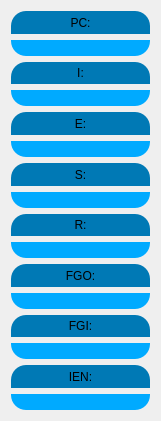
   <widget class="QWidget" name="verticalLayoutWidget_2">
    <property name="geometry">
     <rect>
      <x>900</x>
      <y>30</y>
      <width>161</width>
      <height>421</height>
     </rect>
    </property>
    <layout class="QVBoxLayout" name="verticalLayout_4">
     <item>
      <widget class="QLabel" name="label">
       <property name="styleSheet">
        <string notr="true">background-color: rgb(0, 121, 181);
border-top-left-radius: 15%;
border-top-right-radius: 15%;
width: 10px;
height: 10px;</string>
       </property>
       <property name="text">
        <string>PC:</string>
       </property>
       <property name="alignment">
        <set>Qt::AlignCenter</set>
       </property>
      </widget>
     </item>
     <item>
      <widget class="QLineEdit" name="pc_line">
       <property name="minimumSize">
        <size>
         <width>5</width>
         <height>0</height>
        </size>
       </property>
       <property name="styleSheet">
        <string notr="true">background-color: rgb(0, 170, 255);
border-bottom-left-radius: 15%;
border-bottom-right-radius: 15%;</string>
       </property>
       <property name="text">
        <string/>
       </property>
       <property name="alignment">
        <set>Qt::AlignCenter</set>
       </property>
       <property name="readOnly">
        <bool>true</bool>
       </property>
      </widget>
     </item>
     <item>
      <widget class="QLabel" name="label_12">
       <property name="styleSheet">
        <string notr="true">background-color: rgb(0, 121, 181);
border-top-left-radius: 15%;
border-top-right-radius: 15%;
width: 10px;
height: 10px;</string>
       </property>
       <property name="text">
        <string>I:</string>
       </property>
       <property name="alignment">
        <set>Qt::AlignCenter</set>
       </property>
      </widget>
     </item>
     <item>
      <widget class="QLineEdit" name="i_line">
       <property name="styleSheet">
        <string notr="true">background-color: rgb(0, 170, 255);
border-bottom-left-radius: 15%;
border-bottom-right-radius: 15%;</string>
       </property>
       <property name="alignment">
        <set>Qt::AlignCenter</set>
       </property>
       <property name="readOnly">
        <bool>true</bool>
       </property>
      </widget>
     </item>
     <item>
      <widget class="QLabel" name="label_10">
       <property name="enabled">
        <bool>true</bool>
       </property>
       <property name="styleSheet">
        <string notr="true">background-color: rgb(0, 121, 181);
border-top-left-radius: 15%;
border-top-right-radius: 15%;
width: 10px;
height: 10px;</string>
       </property>
       <property name="text">
        <string>E:</string>
       </property>
       <property name="alignment">
        <set>Qt::AlignCenter</set>
       </property>
      </widget>
     </item>
     <item>
      <widget class="QLineEdit" name="e_line">
       <property name="styleSheet">
        <string notr="true">background-color: rgb(0, 170, 255);
border-bottom-left-radius: 15%;
border-bottom-right-radius: 15%;</string>
       </property>
       <property name="alignment">
        <set>Qt::AlignCenter</set>
       </property>
       <property name="readOnly">
        <bool>true</bool>
       </property>
      </widget>
     </item>
     <item>
      <widget class="QLabel" name="label_11">
       <property name="styleSheet">
        <string notr="true">background-color: rgb(0, 121, 181);
border-top-left-radius: 15%;
border-top-right-radius: 15%;
width: 10px;
height: 10px;</string>
       </property>
       <property name="text">
        <string>S:</string>
       </property>
       <property name="alignment">
        <set>Qt::AlignCenter</set>
       </property>
      </widget>
     </item>
     <item>
      <widget class="QLineEdit" name="s_line">
       <property name="styleSheet">
        <string notr="true">background-color: rgb(0, 170, 255);
border-bottom-left-radius: 15%;
border-bottom-right-radius: 15%;</string>
       </property>
       <property name="alignment">
        <set>Qt::AlignCenter</set>
       </property>
       <property name="readOnly">
        <bool>true</bool>
       </property>
      </widget>
     </item>
     <item>
      <widget class="QLabel" name="label_13">
       <property name="styleSheet">
        <string notr="true">background-color: rgb(0, 121, 181);
border-top-left-radius: 15%;
border-top-right-radius: 15%;
width: 10px;
height: 10px;</string>
       </property>
       <property name="text">
        <string>R:</string>
       </property>
       <property name="alignment">
        <set>Qt::AlignCenter</set>
       </property>
      </widget>
     </item>
     <item>
      <widget class="QLineEdit" name="r_line">
       <property name="styleSheet">
        <string notr="true">background-color: rgb(0, 170, 255);
border-bottom-left-radius: 15%;
border-bottom-right-radius: 15%;</string>
       </property>
       <property name="alignment">
        <set>Qt::AlignCenter</set>
       </property>
       <property name="readOnly">
        <bool>true</bool>
       </property>
      </widget>
     </item>
     <item>
      <widget class="QLabel" name="label_14">
       <property name="styleSheet">
        <string notr="true">background-color: rgb(0, 121, 181);
border-top-left-radius: 15%;
border-top-right-radius: 15%;
width: 10px;
height: 10px;</string>
       </property>
       <property name="text">
        <string>FGO:</string>
       </property>
       <property name="alignment">
        <set>Qt::AlignCenter</set>
       </property>
      </widget>
     </item>
     <item>
      <widget class="QLineEdit" name="fgo_line">
       <property name="styleSheet">
        <string notr="true">background-color: rgb(0, 170, 255);
border-bottom-left-radius: 15%;
border-bottom-right-radius: 15%;</string>
       </property>
       <property name="alignment">
        <set>Qt::AlignCenter</set>
       </property>
       <property name="readOnly">
        <bool>true</bool>
       </property>
      </widget>
     </item>
     <item>
      <widget class="QLabel" name="label_16">
       <property name="styleSheet">
        <string notr="true">background-color: rgb(0, 121, 181);
border-top-left-radius: 15%;
border-top-right-radius: 15%;
width: 10px;
height: 10px;</string>
       </property>
       <property name="text">
        <string>FGI:</string>
       </property>
       <property name="alignment">
        <set>Qt::AlignCenter</set>
       </property>
      </widget>
     </item>
     <item>
      <widget class="QLineEdit" name="fgi_line">
       <property name="styleSheet">
        <string notr="true">background-color: rgb(0, 170, 255);
border-bottom-left-radius: 15%;
border-bottom-right-radius: 15%;</string>
       </property>
       <property name="alignment">
        <set>Qt::AlignCenter</set>
       </property>
       <property name="readOnly">
        <bool>true</bool>
       </property>
      </widget>
     </item>
     <item>
      <widget class="QLabel" name="label_15">
       <property name="styleSheet">
        <string notr="true">background-color: rgb(0, 121, 181);
border-top-left-radius: 15%;
border-top-right-radius: 15%;
width: 10px;
height: 10px;</string>
       </property>
       <property name="text">
        <string>IEN:</string>
       </property>
       <property name="alignment">
        <set>Qt::AlignCenter</set>
       </property>
      </widget>
     </item>
     <item>
      <widget class="QLineEdit" name="ien_line">
       <property name="styleSheet">
        <string notr="true">background-color: rgb(0, 170, 255);
border-bottom-left-radius: 15%;
border-bottom-right-radius: 15%;</string>
       </property>
       <property name="alignment">
        <set>Qt::AlignCenter</set>
       </property>
       <property name="readOnly">
        <bool>true</bool>
       </property>
      </widget>
     </item>
    </layout>
   </widget>
